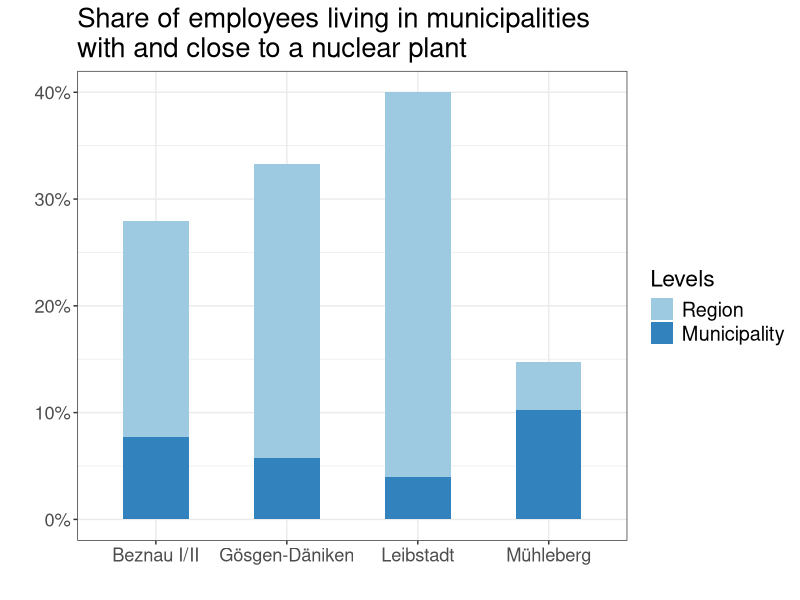

Source code (R):

rm(list = ls())

# Libraries
##############
library(readxl)
library(tidyverse)
library(ggplot2)
library(ggpubr)

# Data preparation
###################
M3_Arbeitsmarktdaten <- read_excel("Arbeitsmarktdaten.xlsx")
head(M3_Arbeitsmarktdaten)
amdata <- M3_Arbeitsmarktdaten

# Add percentage values to dataframe
amprozent <- as.data.frame(
  amdata %>% 
  mutate(G_Prozent = 100/TotalReal*Gemeinde) %>% 
  mutate(R_Prozent = 100/TotalReal*Region) %>% 
  mutate(K_Prozent = 100/TotalReal*Kanton) %>% 
  mutate(GG_Prozent = 100/TotalReal*Grenzgaenger) %>% 
  mutate(AK_Prozent = 100/TotalReal*Andere_KT) %>% 
  mutate(Rest= c(K_Prozent + GG_Prozent + AK_Prozent))
  )

amprozent1 <- amprozent[, c("Kraftwerke", "G_Prozent", "R_Prozent")]

am_data <- amprozent1 %>% group_by(Kraftwerke) %>% 
  gather(key = ebene, value = prozente, -Kraftwerke) %>% 
  mutate(ebene = ebene %>%  factor() %>% fct_relevel("R_Prozent", "G_Prozent")) 


# Einzelne Plots pro geografischer Ebene
##########################################
## colors: "#DEEBF7" "#9ECAE1" "#3182BD"

plot_arbeitsmarkt <- ggplot(am_data, aes(x = Kraftwerke, y = prozente*0.01, fill = ebene)) + 
  geom_bar(position="stack", stat="identity", width = 0.5) +
  xlab("") +
  scale_y_continuous(labels = scales::percent_format(accuracy = 1)) +
  ylab("") +
  scale_fill_manual(values = c("#9ECAE1", "#3182BD"), 
                      name = "Levels", labels = c("Region", "Municipality")) +
  ggtitle("Share of employees living in municipalities \nwith and close to a nuclear plant") +
  theme_bw() +
  theme(axis.text.x=element_text(size=rel(1.5))) +
  theme(axis.title.x = element_text(size=rel(1.5))) +
  #theme(axis.text.x = element_text(angle = 45, hjust = 1)) +
  theme(axis.text.y = element_text(size=rel(1.5))) +
  theme(axis.title.y = element_text(size=rel(1.5))) +
  theme(plot.title = element_text(size=rel(1.8))) +
  theme(legend.title = element_text(size=rel(1.5))) +
  theme(legend.text = element_text(size=rel(1.3)))

